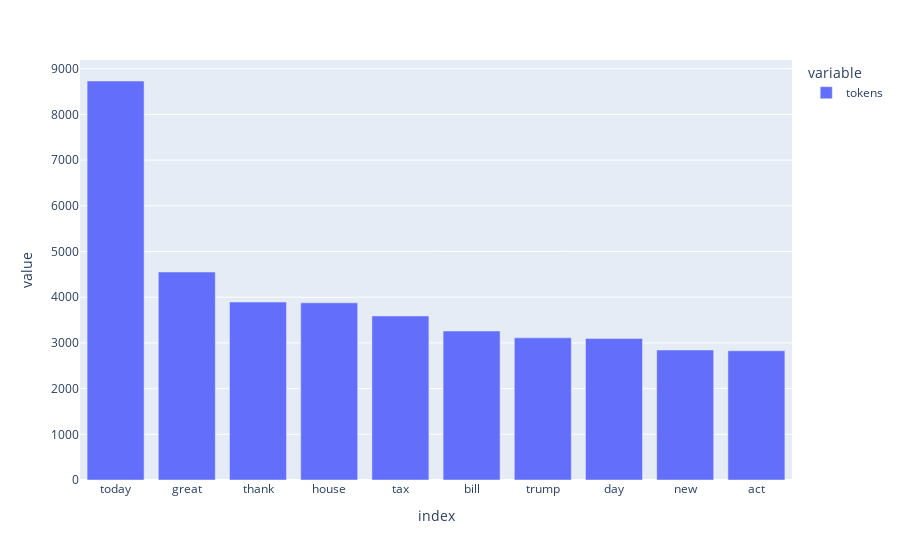

Notebook source saved alongside this figure:
### Code cell
tw = hero.visualization.top_words(df['tokens']).head(10)

import plotly.express as px
fig = px.bar(tw)
fig.show()
tw.head()

### Figure 1 — Plotly figure (JSON) as saved in the notebook; plotly's stock layout.template omitted (floating-point values rounded to 4 significant figures)
{"data": [{"alignmentgroup": "True", "hovertemplate": "variable=tokens<br>index=%{x}<br>value=%{y}<extra></extra>", "legendgroup": "tokens", "marker": {"color": "#636efa", "pattern": {"shape": ""}}, "name": "tokens", "offsetgroup": "tokens", "orientation": "v", "showlegend": true, "textposition": "auto", "type": "bar", "x": ["today", "great", "thank", "house", "tax", "bill", "trump", "day", "new", "act"], "xaxis": "x", "y": [8732, 4552, 3895, 3877, 3590, 3260, 3112, 3099, 2845, 2828], "yaxis": "y"}], "layout": {"barmode": "relative", "legend": {"title": {"text": "variable"}, "tracegroupgap": 0}, "margin": {"t": 60}, "xaxis": {"anchor": "y", "domain": [0, 1], "title": {"text": "index"}}, "yaxis": {"anchor": "x", "domain": [0, 1], "title": {"text": "value"}}}}
